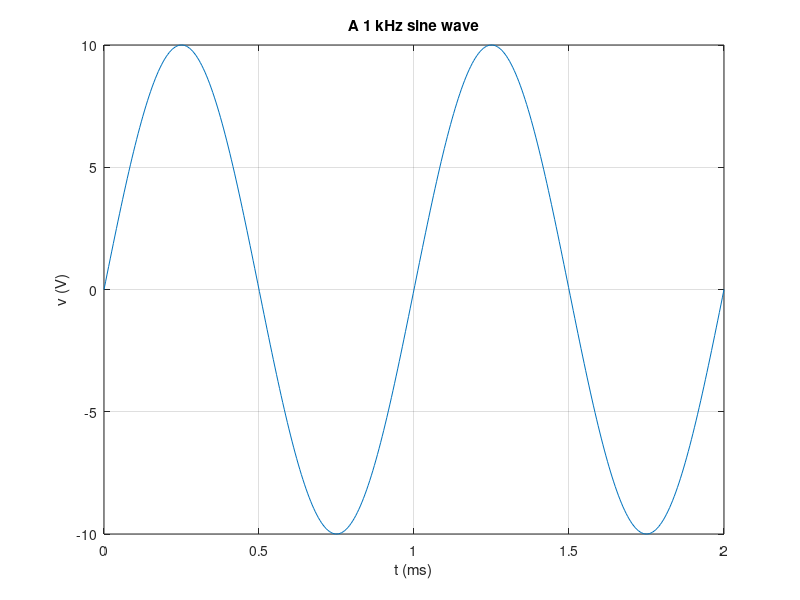
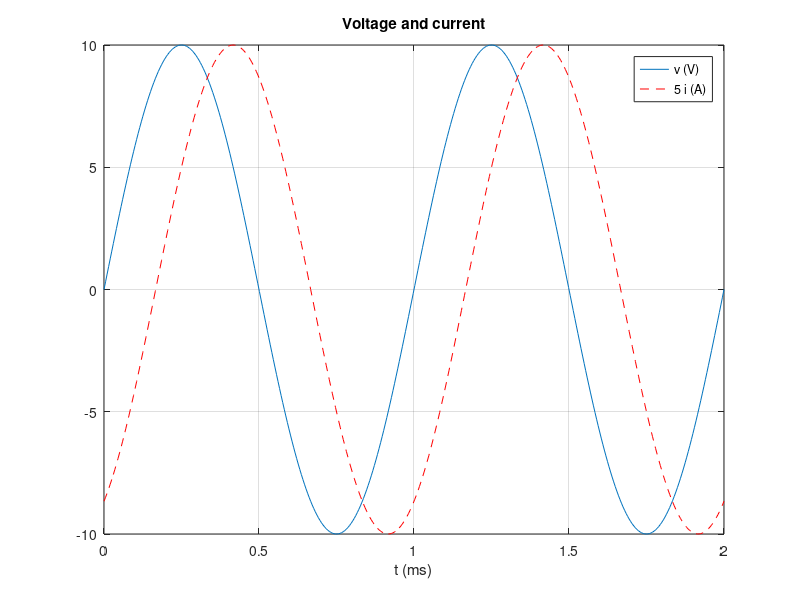
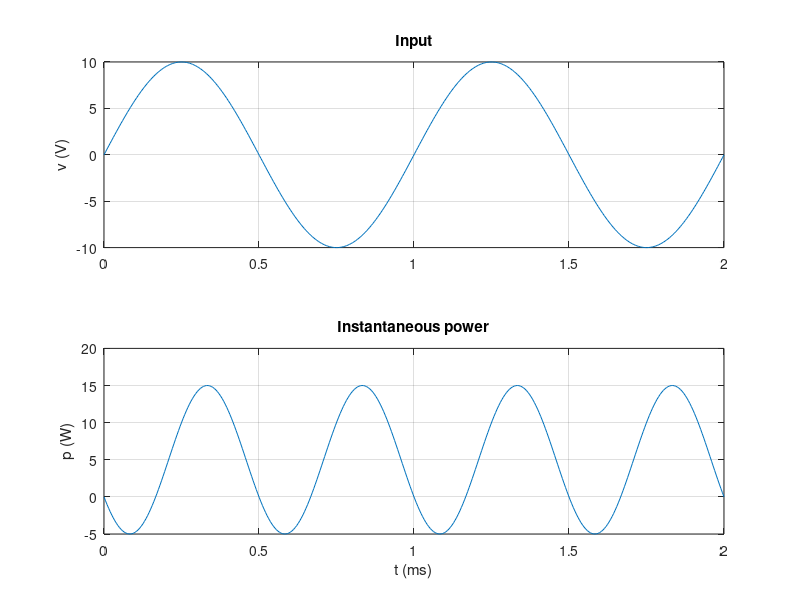
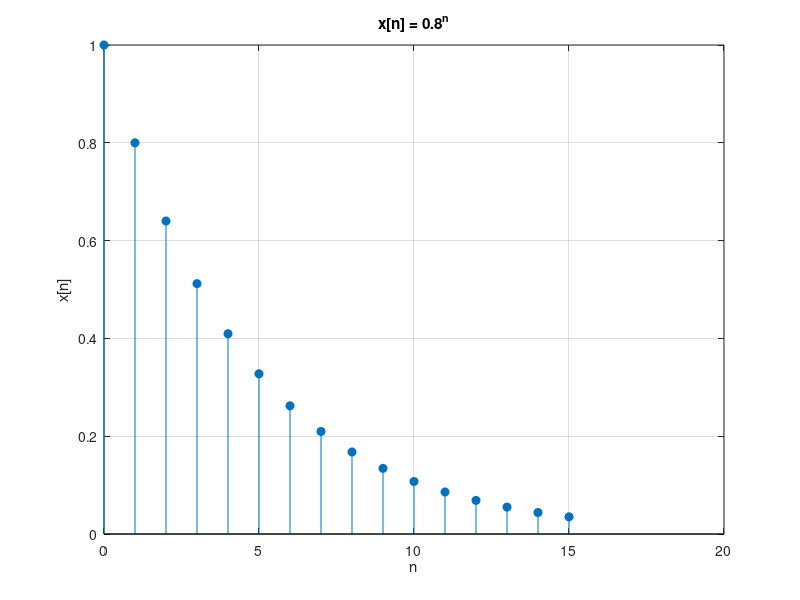

The MATLAB source for these figures, in order:
% MATLAB from zero — 3: plotting
%title: MATLAB from Zero 3: Plotting
%ar-title: MATLAB من الصفر 3: الرسم البياني
%course: intro
%level: 3

%% Your first plot
%ar: الرسم يحتاج متجهين بنفس الطول: قيم x وقيم y. نصنع الزمن بـ linspace ثم نحسب الإشارة لكل لحظة بعمليات النقطة.
t = linspace(0, 2e-3, 400);          % 0 to 2 ms
v = 10*sin(2*pi*1000*t);             % 1 kHz, 10 V peak
plot(t*1e3, v)
xlabel('t (ms)'); ylabel('v (V)'); title('A 1 kHz sine wave'); grid on
%ar: ضربنا t في 1e3 حتى يكون المحور بالمللي ثانية. دائمًا اكتب عنوان المحور ووحدته.

%% Several curves on one figure
%ar: hold on يبقي الرسم السابق ويضيف عليه. legend يكتب اسم كل منحنى بنفس الترتيب. '--' خط متقطع، و 'r' أحمر.
i = 2*sin(2*pi*1000*t - pi/3);
figure
plot(t*1e3, v); hold on
plot(t*1e3, 5*i, 'r--'); hold off
xlabel('t (ms)'); grid on
legend('v (V)', '5 i (A)'); title('Voltage and current')

%% Subplots
%ar: subplot(2,1,k) يقسم النافذة إلى صفين وعمود، ويرسم في الجزء k. مفيد لرسم الدخل والخرج فوق بعض.
figure
subplot(2,1,1); plot(t*1e3, v); ylabel('v (V)'); grid on; title('Input')
subplot(2,1,2); plot(t*1e3, v.*i); ylabel('p (W)'); xlabel('t (ms)'); grid on; title('Instantaneous power')

%% Discrete signals: stem
%ar: الإشارات المتقطعة x[n] نرسمها بـ stem وليس plot: عمود عند كل عدد صحيح n. ستحتاجه كثيرًا في الإشارات والنظم.
n = 0:15;
x = 0.8.^n;
figure
stem(n, x, 'filled'); xlabel('n'); ylabel('x[n]'); title('x[n] = 0.8^n'); grid on
%check: abs(x(4) - 0.512) < 1e-12

%%! Project step: save the figure for your report
%ar: لحفظ الرسم صورةً للتقرير: saveas(gcf, 'wave.png'). gcf تعني الشكل الحالي. أو من نافذة الشكل: File ثم Save As.
%ar: فكرة مشروع: سكربت يرسم أي إشارة جيبية من ثلاث قيم (السعة، التردد، الطور) ويحفظها. غيّر القيم وشاهد الفرق.
A = 5; f = 50; phi = pi/4;
t = linspace(0, 3/f, 600);
figure
plot(t*1e3, A*cos(2*pi*f*t + phi)); grid on
xlabel('t (ms)'); ylabel('v (V)'); title(sprintf('A = %g V, f = %g Hz, phase = %g deg', A, f, phi*180/pi))
